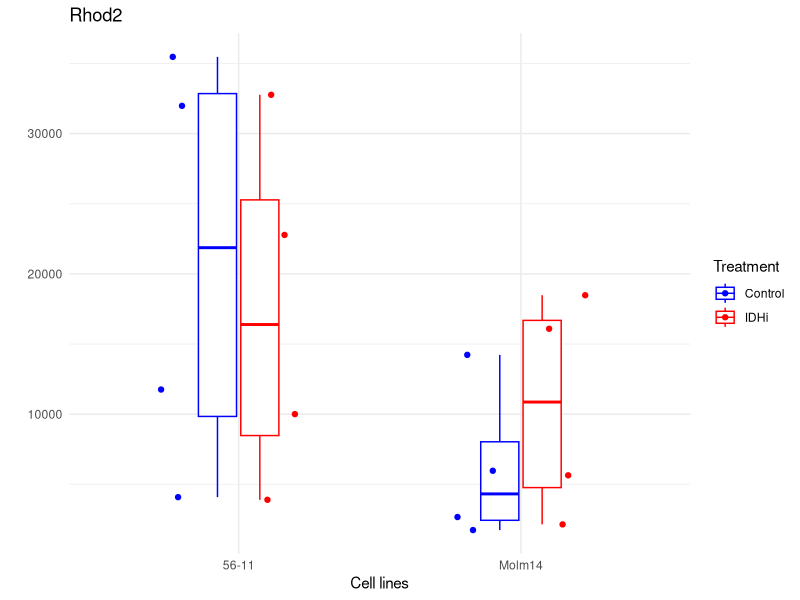
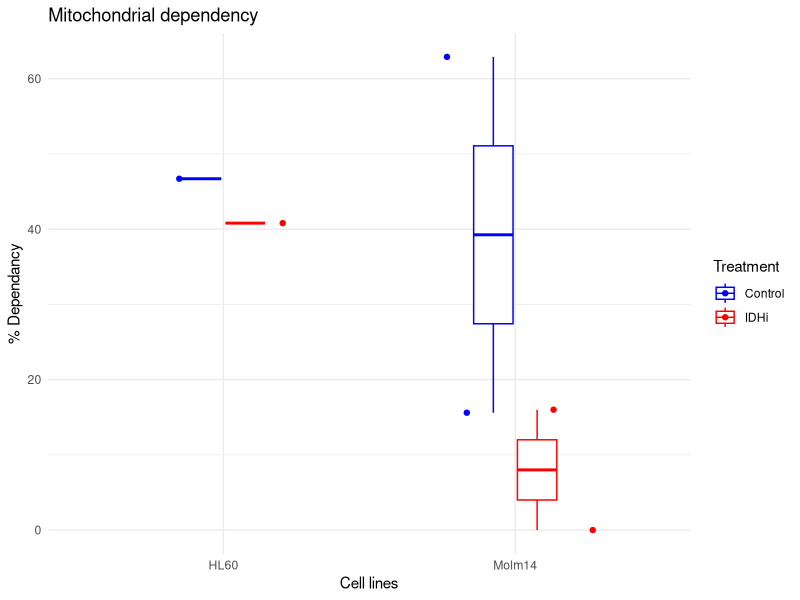
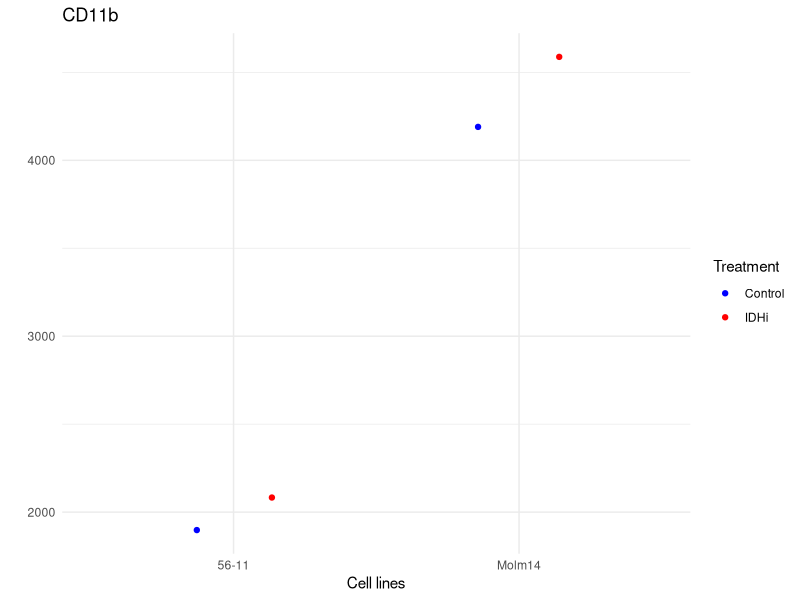
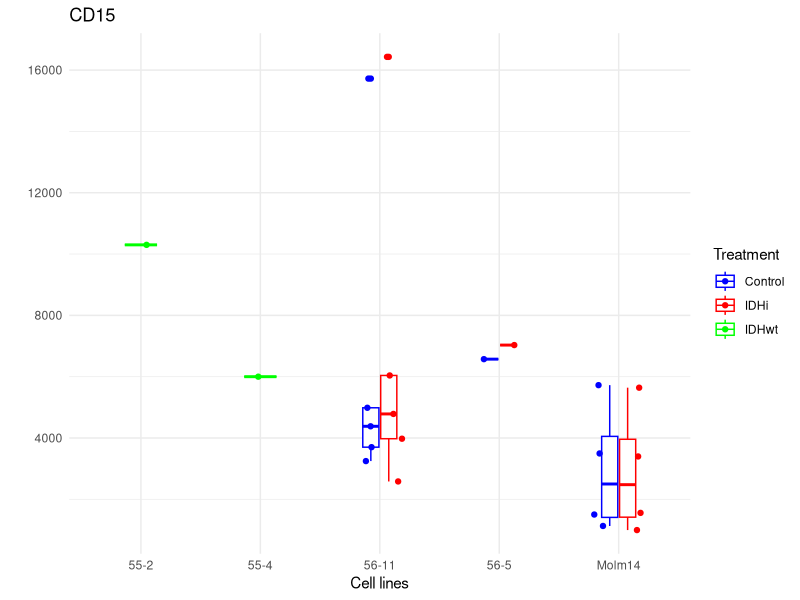
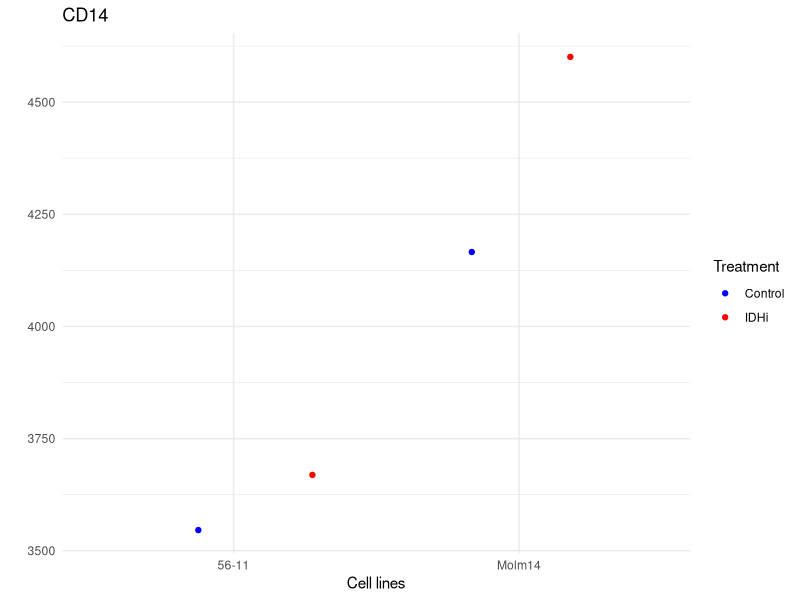
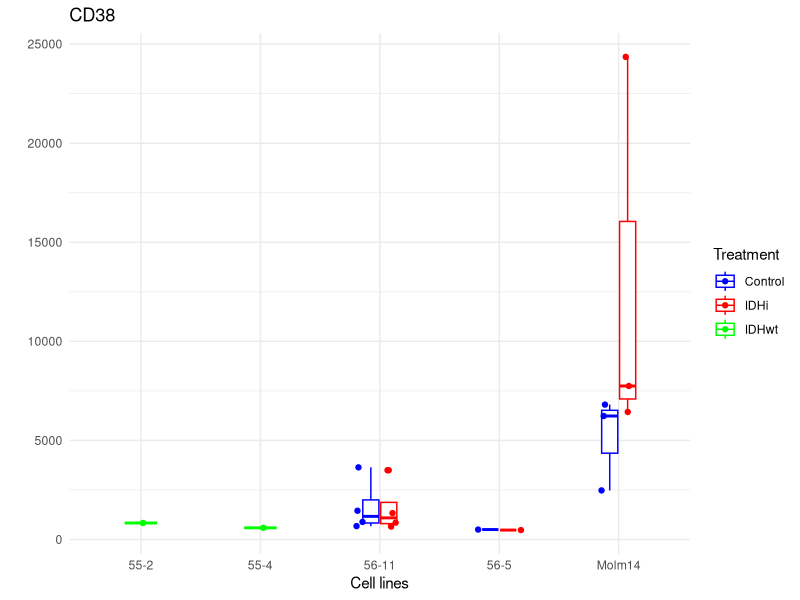

Source code (R) for these figures, in order:
## ---- chunk 1
library(ggplot2)
library(dplyr)

Diff_facs_analysis_replicat_1 <- read.csv("Data/Replicat 1/Diff_AGI.csv")
Rhod2_facs_analysis_replicat_1 <- read.csv("Data/Replicat 1/Rhod2_AGI.csv")
PpIX_facs_analysis_replicat_1 <- read.csv("Data/Replicat 1/PpIX_AGI_ALA_Basal.csv")
Scenith_analysis_replicat_1 <- read.csv("Data/Replicat 1/Scenith.csv")


Replicat2 <- read.csv("Data/Replicat 2/2021 12 14 - Rhod2 - M14R132, 56-11 AGI J+7.csv", nrows = 10, check.names = F, row.names = 1)[,-6]

Rhod2_df <- data.frame("Rhod2" = Replicat2$`Median Rhod2`[c(1:4)],
                       "Cell.line" = c(rep("56-11",2), rep("M14",2)),
                       "Treatment" = rep(c("AGI", "DMSO"), 2)) %>% 
  t() %>%
  data.frame() %>%
  rev() %>% 
  t() %>%
  data.frame() 

CD38_df <- data.frame("CD38" = Replicat2[c(1:4),"Median CD38"],
                      "Cell.line" = c(rep("56-11", 2), rep("M14", 2)),
                      "Treatment" = rep(c("AGI", "DMSO"), 2))

CD15_df <- data.frame("CD15" = Replicat2[c(1:4),"Median CD15"],
                      "Cell.line" = c(rep("56-11", 2), rep("M14", 2)),
                      "Treatment" = rep(c("AGI", "DMSO"), 2)
                      )

Scenith_replicat_2 <- data.frame("Cell.line" = c(rep("M14", 2), rep("56-11",2)),
                             "Mitochondrial_dependancy" = c(62.9, 16.0, 46.7, 40.8),
                             "Mitochondrial_signal" = c(199824.95, 251765.25, 557897, 450958.25),
                             "Treatment" = rep(c("DMSO", "AGI"), 2)
                             )

Replicat4 <- data.frame("Cell.line" = c(rep(c("Molm14", "56-11"), each = 2)),
                        "Treatment" = rep(c("Control", "IDHi"), 2),
                        "CD15" = c(1131, 997, 4382, 4785),
                        "CD38" = c(2479, 6438, 1452, 1334),
                        "Rhod2" = c(5965, 5641, 11756, 10002),
                        "GFP" = c(1322, 1469, 2598, 2747))

Replicat5 <- data.frame("Cell.line" = c(rep(c("56-11", "56-5"), each = 2), "55-4", "55-2"),
                        "Treatment" = c(rep(c("Control", "IDHi"), 2), "IDHwt", "IDHwt"),
                        "CD15" = c(3247, 2583, 6572, 7031, 6000, 10300),
                        "CD38" = c(677, 651, 503, 477, 591, 834))

## ---- chunk 2
Rhod2_total_df <- data.frame(Rhod2 = as.numeric(c(Rhod2_facs_analysis_replicat_1$Rhod2, as.numeric(Replicat2$`Median Rhod2`[c(1:4)]), 4084,3896, 1737, 2140, Replicat4$Rhod2)),
                             Cell_line = c(rep("Molm14" ,2), rep("56-11", 4), rep("Molm14", 2), rep("56-11", 2), rep("Molm14", 2), Replicat4$Cell.line), 
                             Treatment = c(rep(c("Control", "IDHi"), 2), rep(c("IDHi", "Control"), 2), rep(c("Control", "IDHi"), 2), Replicat4$Treatment)
)

Scenith_total_df <- data.frame(Mito_dep = c(Scenith_analysis_replicat_1$Mito_dependency, Scenith_replicat_2$Mitochondrial_dependancy),
                               Cell_line = c(rep("Molm14", 4), rep("HL60", 2)),
                               Treatment = rep(c("Control", "IDHi"))
                               
)

Diff_facs_analysis_replicat_1 <- Diff_facs_analysis_replicat_1[c(1:4),]
Diff_facs_analysis_replicat_1$Cell.line <- c(rep("Molm14", 2), rep("56-11", 2))
Diff_facs_analysis_replicat_1$Treatment <- rep(c("Control", "IDHi"),2)

cd15 <- data.frame(cd15 = as.numeric(c(Diff_facs_analysis_replicat_1$CD15_APC_A, CD15_df$CD15, 4986,3977,1504,1558, Replicat4$CD15, Replicat5$CD15)), 
                   Cell_line = c(Diff_facs_analysis_replicat_1$Cell.line, rep(c(rep("56-11", 2), rep("Molm14", 2)), 2), Replicat4$Cell.line, Replicat5$Cell.line),
                   Treatment = c(Diff_facs_analysis_replicat_1$Treatment, rep(c("IDHi", "Control"), 2), rep(c("Control", "IDHi"), 2), Replicat4$Treatment, Replicat5$Treatment)
)

cd38 <- data.frame(cd38 = as.numeric(c(Replicat2[c(1:4),4], 887, 853, 6233,7747, Replicat4$CD38, Replicat5$CD38)), 
                   Cell_line = c(rep(c(rep("56-11", 2), rep("Molm14", 2)), 2), Replicat4$Cell.line, Replicat5$Cell.line),
                   Treatment = c(rep(c("IDHi", "Control"),2), rep(c("Control", "IDHi"),2), Replicat4$Treatment, Replicat5$Treatment)
)

## ---- chunk 3
ggplot(data=Rhod2_total_df, aes(x = Cell_line, y = Rhod2, color = factor(Treatment, levels = c("Control", "IDHi")))) +
  scale_color_manual(values=c("#0000FF", "#FF0000"), limits=c("Control", "IDHi")) +
  geom_boxplot(width = 0.3) + 
  geom_jitter(position = position_jitterdodge()) +
  labs(color = "Treatment", title = "Rhod2", x = "Cell lines", y ="")+
  theme_minimal()
## ---- chunk 4
ggplot(data=Scenith_total_df, aes(x = Cell_line, y = Mito_dep, color = factor(Treatment, levels = c("Control", "IDHi")))) +
  scale_color_manual(values=c("#0000FF", "#FF0000"), limits=c("Control", "IDHi")) +
  geom_boxplot(width = 0.3) + 
  geom_jitter(position = position_jitterdodge()) +
  labs(color = "Treatment", title = "Mitochondrial dependency", x = "Cell lines", y = "% Dependancy")+
  theme_minimal()
## ---- chunk 5
ggplot(data=Diff_facs_analysis_replicat_1, aes(x = Cell.line, y = CD11b_PE_A, color = factor(Treatment, levels = c("Control", "IDHi")))) +
  scale_color_manual(values=c("#0000FF", "#FF0000"), limits=c("Control", "IDHi")) +
  geom_jitter(position = position_jitterdodge()) +
  labs(color = "Treatment", title = "CD11b", x = "Cell lines", y = "")+
  theme_minimal()
## ---- chunk 6
ggplot(data=cd15, aes(x = Cell_line, y = cd15, color = factor(Treatment, levels = c("Control", "IDHi", "IDHwt")))) +
  scale_color_manual(values=c("#0000FF", "#FF0000", "#00FF00"), limits=c("Control", "IDHi", "IDHwt")) +
  geom_boxplot(width = 0.3) + 
  geom_jitter(position = position_jitterdodge(dodge.width = 0.5)) +
  labs(color = "Treatment", title = "CD15", x = "Cell lines", y = "")+
  theme_minimal()
## ---- chunk 7
ggplot(data=Diff_facs_analysis_replicat_1, aes(x = Cell.line, y = CD14.APC__A700_A, color = factor(Treatment, levels = c("Control", "IDHi")))) +
  scale_color_manual(values=c("#0000FF", "#FF0000"), limits=c("Control", "IDHi")) +
  geom_jitter(position = position_jitterdodge()) +
  labs(color = "Treatment", title = "CD14", x = "Cell lines", y = "")+
  theme_minimal()
## ---- chunk 8
ggplot(data=cd38, aes(x = Cell_line, y = cd38, color = factor(Treatment, levels = c("Control", "IDHi", "IDHwt")))) +
  scale_color_manual(values=c("#0000FF", "#FF0000", "#00FF00"), limits=c("Control", "IDHi", "IDHwt")) +
  geom_boxplot(width = 0.3) + 
  geom_jitter(position = position_jitterdodge(dodge.width = 0.5)) +
  labs(color = "Treatment", title = "CD38", x = "Cell lines", y = "")+
  theme_minimal()
